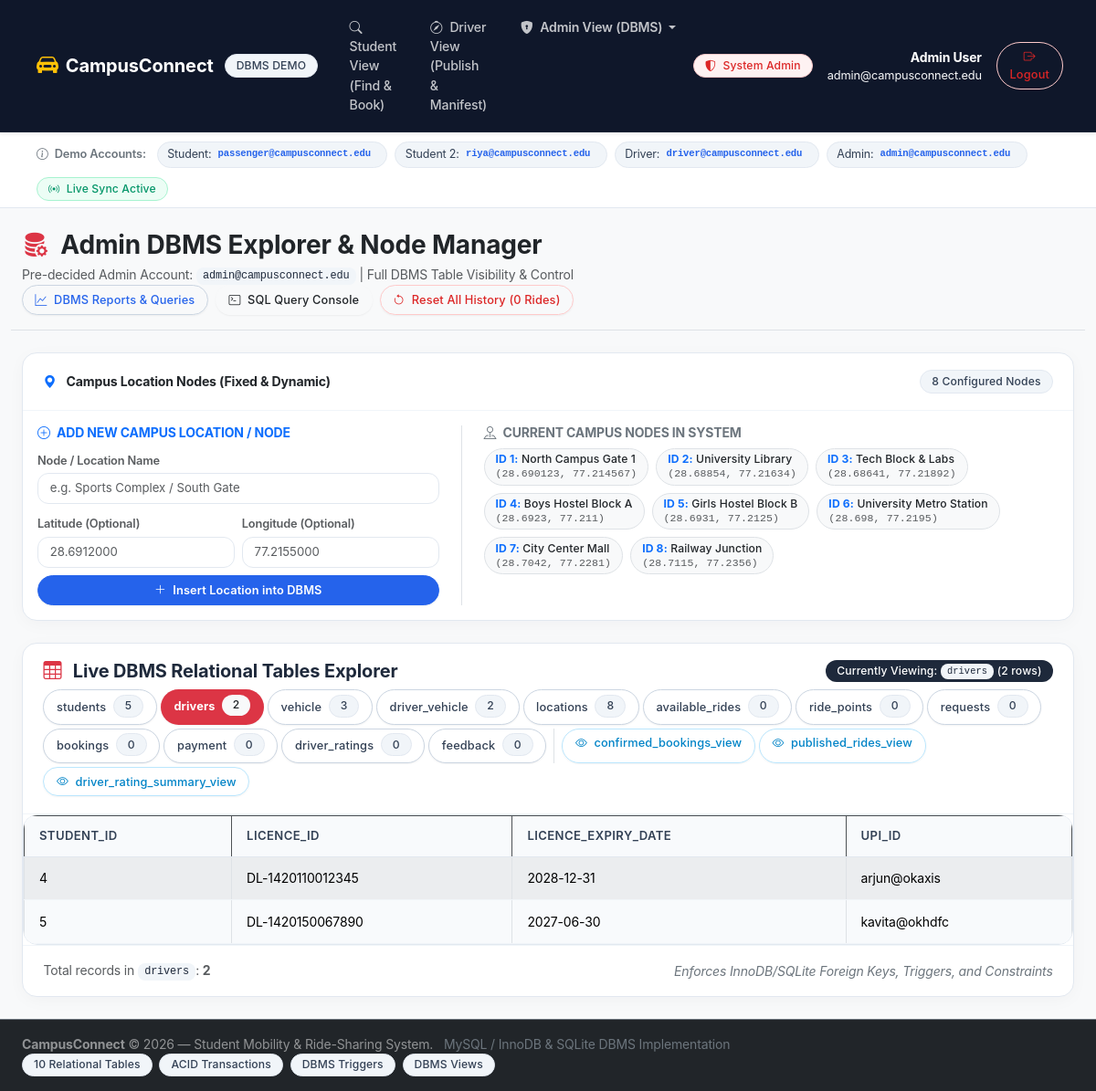
Screenshot of /admin?table=drivers (signed in) with the database file from the repository.
### tables this page shows
CREATE TABLE locations (
        location_id INTEGER PRIMARY KEY AUTOINCREMENT,
        name TEXT UNIQUE NOT NULL,
        latitude REAL,
        longitude REAL
    );

CREATE TABLE drivers (
        student_id INTEGER PRIMARY KEY,
        licence_id TEXT UNIQUE NOT NULL,
        licence_expiry_date DATE NOT NULL,
        upi_id TEXT,
        FOREIGN KEY (student_id) REFERENCES students(student_id) ON DELETE CASCADE
    );

### routes/admin.py (the view)
@admin_bp.route('/admin')
@admin_required
def admin_dashboard():
    selected_table = request.args.get('table', 'students')
    if selected_table not in ALL_TABLES and selected_table not in ALL_VIEWS:
        selected_table = 'students'
    table_data = query_db(f"SELECT * FROM {selected_table} LIMIT 100")
    for row in table_data:
        if 'password_hash' in row:
            row['password_hash'] = '********'
    columns = list(table_data[0].keys()) if table_data else []
    table_counts = {}
    for tbl in ALL_TABLES:
        res = query_db(f"SELECT COUNT(*) AS cnt FROM {tbl}", one=True)
        table_counts[tbl] = res['cnt'] if res else 0
    locations = query_db("SELECT * FROM locations ORDER BY location_id ASC")
    return render_template(
        'admin_view.html',
        all_tables=ALL_TABLES,
        all_views=ALL_VIEWS,
        selected_table=selected_table,
        table_data=table_data,
        columns=columns,
        table_counts=table_counts,
        locations=locations,
        active_tab='tables'
    )

### templates/admin_view.html (shortened to what this page needs)
{% extends 'base.html' %}
{% block content %}
<div class="row g-4">
    <div class="col-12 d-flex flex-wrap justify-content-between align-items-center border-bottom pb-3">
        <div>
            <h3 class="fw-bold mb-1 text-dark">
                <i class="bi bi-database-fill-gear text-danger me-2"></i> Admin DBMS Explorer & Node Manager
            </h3>
            <p class="text-muted mb-0 small">
                Pre-decided Admin Account: <code>admin@campusconnect.edu</code> | Full DBMS Table Visibility & Control
            </p>
        </div>
        <div class="d-flex gap-2">
            <a href="{{ url_for('admin.admin_reports') }}" class="btn btn-outline-primary btn-sm">
                <i class="bi bi-graph-up me-1"></i> DBMS Reports & Queries
            </a>
            <a href="{{ url_for('admin.admin_sql') }}" class="btn btn-outline-dark btn-sm">
                <i class="bi bi-terminal me-1"></i> SQL Query Console
            </a>
            <form action="{{ url_for('admin.reset_demo_data') }}" method="POST" class="d-inline" onsubmit="return confirm('Remove all history? This wipes test rides, bookings, and payments back to a fresh 0-ride presentation state.');">
                <button type="submit" class="btn btn-outline-danger btn-sm">
                    <i class="bi bi-arrow-counterclockwise me-1"></i> Reset All History (0 Rides)
                </button>
            </form>
        </div>
    </div>
    <div class="col-12">
        <div class="card border-0 shadow-sm rounded-4">
            <div class="card-header bg-white py-3 border-bottom d-flex justify-content-between align-items-center">
                <span class="fw-bold fs-7 text-dark">
                    <i class="bi bi-geo-alt-fill text-primary me-2"></i> Campus Location Nodes (Fixed & Dynamic)
                </span>
                <span class="badge bg-secondary">{{ locations|length }} Configured Nodes</span>
            </div>
            <div class="card-body p-3">
                <div class="row g-3">
                    <div class="col-lg-5 border-end pe-lg-4">
                        <h6 class="fw-bold text-primary mb-2 small text-uppercase">
                            <i class="bi bi-plus-circle me-1"></i> Add New Campus Location / Node
                        </h6>
                        <form action="{{ url_for('admin.add_location') }}" method="POST" class="row g-2">
                            <div class="col-12">
                                <label class="form-label fs-8 fw-semibold text-muted mb-1">Node / Location Name</label>
                                <input type="text" class="form-control form-control-sm" name="name" placeholder="e.g. Sports Complex / South Gate" required>
                            </div>
                            <div class="col-6">
                                <label class="form-label fs-8 fw-semibold text-muted mb-1">Latitude (Optional)</label>
                                <input type="number" step="0.0000001" class="form-control form-control-sm" name="latitude" placeholder="28.6912000">
                            </div>
                            <div class="col-6">
                                <label class="form-label fs-8 fw-semibold text-muted mb-1">Longitude (Optional)</label>
                                <input type="number" step="0.0000001" class="form-control form-control-sm" name="longitude" placeholder="77.2155000">
                            </div>
                            <div class="col-12 mt-2">
                                <button type="submit" class="btn btn-primary btn-sm w-100 fw-semibold">
                                    <i class="bi bi-plus-lg me-1"></i> Insert Location into DBMS
                                </button>
                            </div>
                        </form>
                    </div>
                    <div class="col-lg-7 ps-lg-4">
                        <h6 class="fw-bold text-secondary mb-2 small text-uppercase">
                            <i class="bi bi-pin-map me-1"></i> Current Campus Nodes in System
                        </h6>
                        <div class="d-flex flex-wrap gap-2">
                            {% for loc in locations %}
                                <div class="badge bg-light text-dark border p-2 text-start">
                                    <span class="fw-bold text-primary">ID {{ loc.location_id }}:</span> {{ loc.name }}
                                    {% if loc.latitude and loc.longitude %}
                                        <div class="fs-9 text-muted font-monospace mt-1">({{ loc.latitude }}, {{ loc.longitude }})</div>
                                    {% endif %}
                                </div>
                            {% endfor %}
                        </div>
                    </div>
                </div>
            </div>
        </div>
    </div>
    <div class="col-12">
        <div class="card border-0 shadow-sm rounded-3">
            <div class="card-header bg-white py-3 border-bottom">
                <div class="d-flex flex-wrap justify-content-between align-items-center gap-2 mb-2">
                    <h5 class="fw-bold mb-0">
                        <i class="bi bi-table text-danger me-2"></i> Live DBMS Relational Tables Explorer
                    </h5>
                    <span class="badge bg-dark">Currently Viewing: <code>{{ selected_table }}</code> ({{ table_data|length }} rows)</span>
                </div>
                <div class="d-flex flex-wrap gap-1 mt-2">
                    {% for tbl in all_tables %}
                        <a href="{{ url_for('admin.admin_dashboard', table=tbl) }}"
                           class="btn btn-sm {% if selected_table == tbl %}btn-danger fw-bold{% else %}btn-outline-secondary{% endif %}">
                            {{ tbl }}
                            <span class="badge {% if selected_table == tbl %}bg-light text-dark{% else %}bg-secondary{% endif %} ms-1">
                                {{ table_counts.get(tbl, 0) }}
                            </span>
                        </a>
                    {% endfor %}
                    {% for vw in all_views %}
                        <a href="{{ url_for('admin.admin_dashboard', table=vw) }}"
                           class="btn btn-sm {% if selected_table == vw %}btn-info text-dark fw-bold{% else %}btn-outline-info{% endif %}">
                            <i class="bi bi-eye me-1"></i> {{ vw }}
                        </a>
                    {% endfor %}
                </div>
            </div>
            <div class="card-body p-0">
                {% if table_data %}
                <div class="table-responsive" style="max-height: 520px;">
                    <table class="table table-hover table-striped table-bordered align-middle mb-0 small">
                        <thead class="table-dark sticky-top">
                            <tr>
                                {% for col in columns %}
                                    <th>{{ col }}</th>
                                {% endfor %}
                            </tr>
                        </thead>
                        <tbody>
                            {% for row in table_data %}
                            <tr>
                                {% for col in columns %}
                                    <td>
                                        {% if 'password' in col %}
                                            <span class="font-monospace text-muted small">[Encrypted Hash]</span>
                                        {% elif row[col] is none %}
                                            <span class="badge bg-secondary-subtle text-secondary small">NULL</span>
                                        {% elif 'status' in col %}
                                            <span class="badge {% if row[col] in ['CONFIRMED', 'PUBLISHED', 'PAID'] %}bg-success{% elif row[col] in ['CANCELLED', 'FAILED'] %}bg-danger{% else %}bg-secondary{% endif %}">
                                                {{ row[col] }}
                                            </span>
                                        {% else %}
                                            {{ row[col] }}
                                        {% endif %}
                                    </td>
                                {% endfor %}
                            </tr>
                            {% endfor %}
                        </tbody>
                    </table>
                </div>
                {% else %}
                <div class="text-center py-5 text-muted">
                    <i class="bi bi-inbox display-6 d-block mb-2 text-secondary"></i>
                    Table <code>{{ selected_table }}</code> is currently empty.
                </div>
                {% endif %}
            </div>
            <div class="card-footer bg-light py-2 text-muted small d-flex justify-content-between align-items-center">
                <span>Total records in <code>{{ selected_table }}</code>: <strong>{{ table_data|length }}</strong></span>
                <span class="fst-italic text-secondary">Enforces InnoDB/SQLite Foreign Keys, Triggers, and Constraints</span>
            </div>
        </div>
    </div>
</div>
{% endblock %}

### rows the page displays
locations: location_id "1", name "North Campus Gate 1", latitude "28.690123", longitude "77.214567"
locations: location_id "2", name "University Library", latitude "28.68854", longitude "77.21634"
locations: location_id "3", name "Tech Block & Labs", latitude "28.68641", longitude "77.21892"
locations: location_id "4", name "Boys Hostel Block A", latitude "28.6923", longitude "77.211"
locations: location_id "5", name "Girls Hostel Block B", latitude "28.6931", longitude "77.2125"
locations: location_id "6", name "University Metro Station", latitude "28.698", longitude "77.2195"
locations: location_id "7", name "City Center Mall", latitude "28.7042", longitude "77.2281"
locations: location_id "8", name "Railway Junction", latitude "28.7115", longitude "77.2356"
drivers: student_id "4" "DL-1420110012345" "2028-12-31" "arjun@okaxis"
drivers: student_id "5" "DL-1420150067890" "2027-06-30" "kavita@okhdfc"

### other values shown
{{ session.get('first_name') }} "Admin"
{{ session.get('last_name') }} "User"
{{ session.get('email') }} "admin@campusconnect.edu"
{{ locations|length }} "8"
{{ selected_table }} "drivers"
{{ table_data|length }} "2"
{{ tbl }} "students" "drivers" "vehicle" "driver_vehicle" "locations" "available_rides" "ride_points" "requests" "bookings" "payment" "driver_ratings" "feedback"
{{ table_counts.get(tbl, 0) }} "5" "2" "3" "2" "8" "0" "0" "0" "0" "0" "0" "0"
{{ vw }} "confirmed_bookings_view" "published_rides_view" "driver_rating_summary_view"
{{ col }} "STUDENT_ID" "LICENCE_ID" "LICENCE_EXPIRY_DATE" "UPI_ID"
